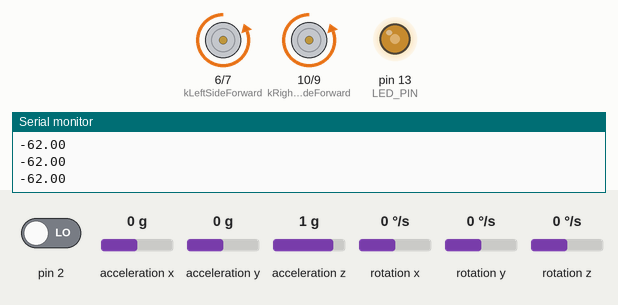
Simulated run of this sketch. Board: Arduino Uno, built with avr-gcc and run on an emulated ATmega328P. Parts: motor-driver pin pairs drawn as motors (green arrow = first pin HIGH = forward, orange = second pin HIGH = backward, longer = more drive, scaled by the enable pin), output pins drawn as LEDs (lit = HIGH), the last lines printed to the serial monitor. The test bench sets the inputs (shaded band); at power-on: acceleration y 0 g, acceleration z 1 g, pin 2 LOW, acceleration x 0 g, rotation x 0 °/s, rotation y 0 °/s, rotation z 0 °/s. The sensor or clock chip raises its interrupt line as the real part does.

Above: at 1.7 s.
1.8 s: acceleration y set to -0.5 g
4.8 s: acceleration y set to -0.8 g
At 5.05 s:
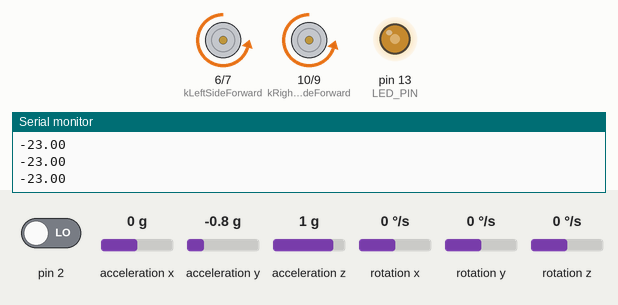
7.8 s: acceleration z set to -1.4 g
At 9.0 s:
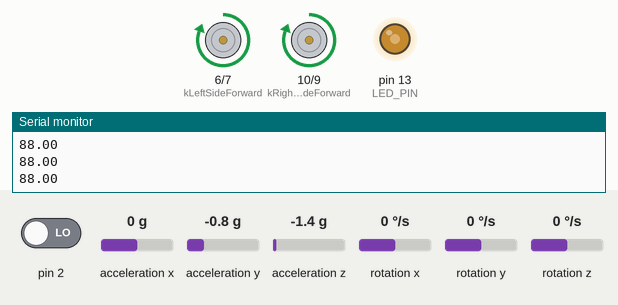
9.3 s: pin 2 driven HIGH
At 10.7 s:
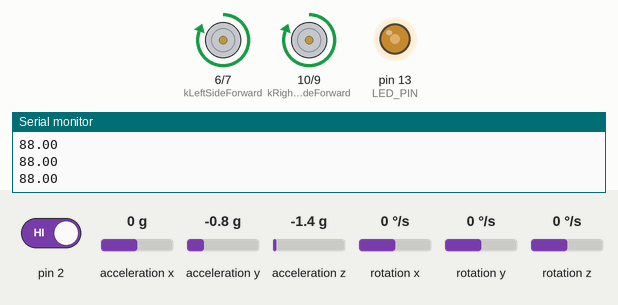
11.0 s: acceleration z set to 0.8 g
At 11.52 s:
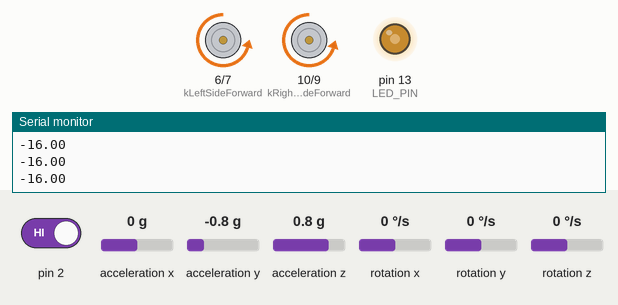
14.0 s: acceleration y set to -1.1 g
At 15.4 s:
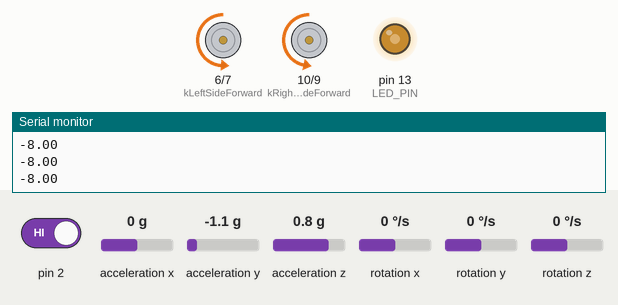
Timing chart, 0 to 16.5 s (numbered marks = the images above; inputs shaded):
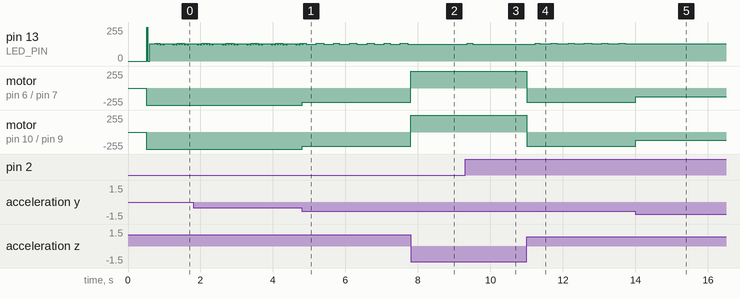

The sketch:

balance_bot1.ino
```cpp
#define Sprint(a) (Serial.print(a))
#define Sprintln(a) (Serial.println(a))
//#define Sprint(a)
//#define Sprintln(a)

double yaw, pitch, roll;
#define kMotorActivationMinSpeed 80 // 120 gets very oscillaty, 80 seemed ok
#define kConstrainedAngle 30 // what good is max speed if it only happens after we fall over
#define kWheelDifference 10
// 90 works, but tilts forward, 60 gets it falling backwards
#define kBalanceOffset 62
#define kXGyroOffset 220
#define kYGyroOffset 76
#define kZGyroOffset -85
#define kZAccelOffset 1788


/*
 *
 * MPU defs
 *
 */

#include "I2Cdev.h"
#include "MPU6050_6Axis_MotionApps20.h"
#if I2CDEV_IMPLEMENTATION == I2CDEV_ARDUINO_WIRE
    #include "Wire.h"
#endif

MPU6050 mpu;

//#define OUTPUT_READABLE_QUATERNION
//#define OUTPUT_READABLE_EULER
#define OUTPUT_READABLE_YAWPITCHROLL

#define LED_PIN 13 // (Arduino is 13, Teensy is 11, Teensy++ is 6)
bool blinkState = false;

// MPU control/status vars
bool dmpReady = false;  // set true if DMP init was successful
uint8_t mpuIntStatus;   // holds actual interrupt status byte from MPU
uint8_t devStatus;      // return status after each device operation (0 = success, !0 = error)
uint16_t packetSize;    // expected DMP packet size (default is 42 bytes)
uint16_t fifoCount;     // count of all bytes currently in FIFO
uint8_t fifoBuffer[64]; // FIFO storage buffer

// orientation/motion vars
Quaternion q;           // [w, x, y, z]         quaternion container
VectorInt16 aa;         // [x, y, z]            accel sensor measurements
VectorInt16 aaReal;     // [x, y, z]            gravity-free accel sensor measurements
VectorInt16 aaWorld;    // [x, y, z]            world-frame accel sensor measurements
VectorFloat gravity;    // [x, y, z]            gravity vector
float euler[3];         // [psi, theta, phi]    Euler angle container
float ypr[3];           // [yaw, pitch, roll]   yaw/pitch/roll container and gravity vector

// packet structure for InvenSense teapot demo
uint8_t teapotPacket[14] = { '$', 0x02, 0,0, 0,0, 0,0, 0,0, 0x00, 0x00, '\r', '\n' };

volatile bool mpuInterrupt = false;     // indicates whether MPU interrupt pin has gone high
void dmpDataReady() {
    mpuInterrupt = true;
}


/*
 *
 * MPU FUNCTIONS
 *
 */

void mpuSetup() {
    // join I2C bus (I2Cdev library doesn't do this automatically)
    #if I2CDEV_IMPLEMENTATION == I2CDEV_ARDUINO_WIRE
        Wire.begin();
        TWBR = 24; // 400kHz I2C clock (200kHz if CPU is 8MHz)
    #elif I2CDEV_IMPLEMENTATION == I2CDEV_BUILTIN_FASTWIRE
        Fastwire::setup(400, true);
    #endif

    while (!Serial); // wait for Leonardo enumeration, others continue immediately

    // initialize device
    Sprintln(F("Initializing I2C devices..."));
    mpu.initialize();

    // verify connection
    Sprintln(F("Testing device connections..."));
    Sprintln(mpu.testConnection() ? F("MPU6050 connection successful") : F("MPU6050 connection failed"));

    // load and configure the DMP
    Sprintln(F("Initializing DMP..."));
    devStatus = mpu.dmpInitialize();

    // supply your own gyro offsets here, scaled for min sensitivity
    mpu.setXGyroOffset(kXGyroOffset);
    mpu.setYGyroOffset(kYGyroOffset);
    mpu.setZGyroOffset(kZGyroOffset);
    mpu.setZAccelOffset(kZAccelOffset); // 1688 factory default for my test chip

    // make sure it worked (returns 0 if so)
    if (devStatus == 0) {
        // turn on the DMP, now that it's ready
        Sprintln(F("Enabling DMP..."));
        mpu.setDMPEnabled(true);

        // enable Arduino interrupt detection
        Sprintln(F("Enabling interrupt detection (Arduino external interrupt 0)..."));
        attachInterrupt(0, dmpDataReady, RISING);
        mpuIntStatus = mpu.getIntStatus();

        // set our DMP Ready flag so the main loop() function knows it's okay to use it
        Sprintln(F("DMP ready! Waiting for first interrupt..."));
        dmpReady = true;

        // get expected DMP packet size for later comparison
        packetSize = mpu.dmpGetFIFOPacketSize();
    } else {
        // ERROR!
        // 1 = initial memory load failed
        // 2 = DMP configuration updates failed
        // (if it's going to break, usually the code will be 1)
        Sprint(F("DMP Initialization failed (code "));
        Sprint(devStatus);
        Sprintln(F(")"));
    }

}


void updateYawPitchRoll()  {
    // if programming failed, don't try to do anything
    if (!dmpReady) return;

    while (!mpuInterrupt && fifoCount < packetSize) {
      double tiltAngle = tiltAngleFromYawPitchRoll( yaw, pitch, roll );
      directionWithAngle(tiltAngle);

      Serial.println(tiltAngle);
    }

    // reset interrupt flag and get INT_STATUS byte
    mpuInterrupt = false;
    mpuIntStatus = mpu.getIntStatus();

    // get current FIFO count
    fifoCount = mpu.getFIFOCount();

    // check for overflow (this should never happen unless our code is too inefficient)
    if ((mpuIntStatus & 0x10) || fifoCount == 1024) {
        // reset so we can continue cleanly
        mpu.resetFIFO();
        Sprintln(F("FIFO overflow!"));

    // otherwise, check for DMP data ready interrupt (this should happen frequently)
    } else if (mpuIntStatus & 0x02) {
        // blink LED to indicate activity
        blinkState = !blinkState;
        digitalWrite(LED_PIN, blinkState);

        // wait for correct available data length, should be a VERY short wait
        while (fifoCount < packetSize) fifoCount = mpu.getFIFOCount();

        // read a packet from FIFO
        mpu.getFIFOBytes(fifoBuffer, packetSize);

        // track FIFO count here in case there is > 1 packet available
        // (this lets us immediately read more without waiting for an interrupt)
        fifoCount -= packetSize;


        mpu.dmpGetQuaternion(&q, fifoBuffer);
        mpu.dmpGetEuler(euler, &q);
        yaw = euler[0] * 180/M_PI;
        pitch = euler[1] * 180/M_PI;
        roll = euler[2] * 180/M_PI;
//        // YPR: display Euler angles in degrees
//        mpu.dmpGetQuaternion(&q, fifoBuffer);
//        mpu.dmpGetGravity(&gravity, &q);
//        mpu.dmpGetYawPitchRoll(ypr, &q, &gravity);
//        yaw = (ypr[0] * 180/M_PI);
//        pitch = (ypr[1] * 180/M_PI);
//        roll = (ypr[2] * 180/M_PI);
    }
}


/*
 *
 * Motor Drive def's
 *
 */
#define kForward 1
#define kReverse -1
#define kStop 0

#define kLeftSideSpeed 5
#define kLeftSideForward 6
#define kLeftSideReverse 7
#define kRightSideSpeed 11
#define kRightSideForward 10
#define kRightSideReverse 9


/*
 *
 * MOTOR DRIVE FUNCTIONS
 *
 */
void motorDriveSetup() {
  pinMode(kLeftSideSpeed, OUTPUT);
  pinMode(kLeftSideForward, OUTPUT);
  pinMode(kLeftSideReverse, OUTPUT);
  pinMode(kRightSideSpeed, OUTPUT);
  pinMode(kRightSideForward, OUTPUT);
  pinMode(kRightSideReverse, OUTPUT);
}


void directionWithAngle(int angle) {
  int constrainedAngle = constrain(angle, (-1 * kConstrainedAngle), kConstrainedAngle);

  int leftSpeed = map(abs(constrainedAngle), 0, kConstrainedAngle, (kMotorActivationMinSpeed + kWheelDifference), 255);
  int rightSpeed = map(abs(constrainedAngle), 0, kConstrainedAngle, kMotorActivationMinSpeed, 255);
  int direction = (angle > 0)? kForward: kReverse;

  genericDrive( kLeftSideSpeed, kLeftSideForward, kLeftSideReverse, direction, leftSpeed);
  genericDrive( kRightSideSpeed, kRightSideForward, kRightSideReverse, direction, rightSpeed);
}


void genericDrive(int pinPWM, int pinForward, int pinReverse, int direction, int PWM) {

  if (direction == kForward)
  {
    digitalWrite(pinForward, HIGH);
    digitalWrite(pinReverse, LOW);
    analogWrite(pinPWM, PWM);
  }
  else if (direction == kReverse)
  {
    digitalWrite(pinForward, LOW);
    digitalWrite(pinReverse, HIGH);
    analogWrite(pinPWM, PWM);
  }
  else
  {
    digitalWrite(pinForward, LOW);
    digitalWrite(pinReverse, LOW);
    analogWrite(pinPWM, 0);
  }
}


void setup() {
  // basic setup
  Serial.begin(115200);
  pinMode(LED_PIN, OUTPUT);

  motorDriveSetup();
  mpuSetup();
}


void loop() {
  updateYawPitchRoll();
}


int tiltAngleFromYawPitchRoll( double yaw, double pitch, double roll ) {
  int tilt = -1 * (roll + kBalanceOffset);

  return tilt;
}
```

Measured:
- the behaviour switches between -0.6 and -0.7 g on acceleration y (found by bisection; images 0 and 1)
- the behaviour switches between -1 and -1.1 g on acceleration y (found by bisection; images 4 and 5)
- after the input at 4.8 s, motor on pin 6 (kLeftSideForward) / pin 7 (kLeftSideReverse): backward 255/255 → backward 216/255 at once; motor on pin 10 (kRightSideForward) / pin 9 (kRightSideReverse): backward 255/255 → backward 214/255 at once
- after the input at 7.8 s, pin 13 (LED_PIN): stops changing and stays 127/255; motor on pin 6 (kLeftSideForward) / pin 7 (kLeftSideReverse): backward 216/255 → forward 255/255 at once; motor on pin 10 (kRightSideForward) / pin 9 (kRightSideReverse): backward 214/255 → forward 255/255 at once
- after the input at 9.3 s, pin 13 (LED_PIN): 127/255 → 135/255 after 0.06 s, → 127/255 0.16 s later
- after the input at 11.0 s, pin 13 (LED_PIN): 127/255 → 135/255 after 0.24 s, then repeats every 0.48 s: 128/255 0.32 s, 135/255 0.16 s; motor on pin 6 (kLeftSideForward) / pin 7 (kLeftSideReverse): forward 255/255 → backward 216/255 at once; motor on pin 10 (kRightSideForward) / pin 9 (kRightSideReverse): forward 255/255 → backward 214/255 at once
- after the input at 14.0 s, pin 13 (LED_PIN): stops changing and stays 128/255; motor on pin 6 (kLeftSideForward) / pin 7 (kLeftSideReverse): backward 216/255 → backward 134/255 at once; motor on pin 10 (kRightSideForward) / pin 9 (kRightSideReverse): backward 214/255 → backward 126/255 at once
- by itself, pin 13 (LED_PIN): repeats every 0.48 s: 127/255 0.28 s, 135/255 0.20 s
